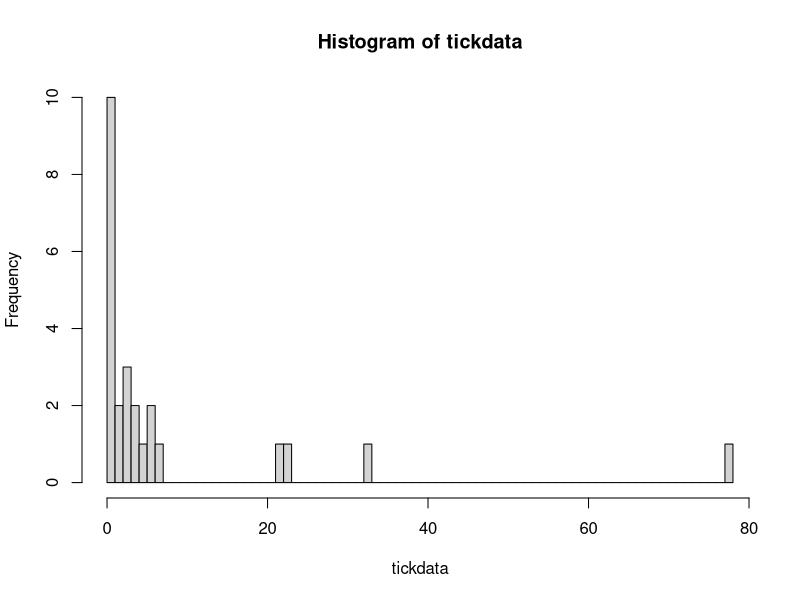

This figure's R source:
## ---- chunk 1
#data: number of ticks found on dogs sampled from a shelter
tickdata <- c(0,0,0,0,1,0,6,0,3,3,5,22,0,0,3,33,4,2,1,23,7,2,4,6,78)
hist (tickdata, breaks = 90)
